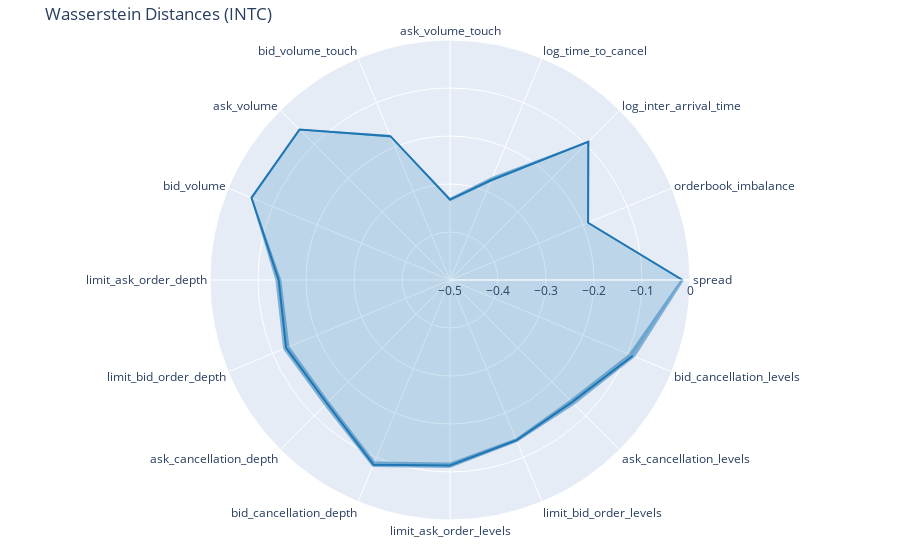

Notebook cell for this chart:
### Code cell
import plotly.graph_objects as go

labels = list(scores.keys())
# pal = sns.color_palette("rocket", len(scores))
losses = np.array([s['wasserstein'][0]for s in scores.values()])
cis = np.array([s['wasserstein'][1]for s in scores.values()]).T

fig = go.Figure()

fig.add_trace(go.Scatterpolar(
    r=-losses,
    theta=labels,
    mode='lines',
    fill='toself',
    fillcolor='rgba(31, 119, 180, 0.2)',  # Set opacity to 0.5
    name='CI upper',
    line=dict(color='rgba(31, 119, 180, 1)'),
))
fig.add_trace(go.Scatterpolar(
    r=-cis[0],
    theta=labels,
    mode='lines',  # Add this line to remove markers
    name='CI lower',
    line=dict(color='rgba(31, 119, 180, 0.2)', width=0),
    # fill='tonext',
))
fig.add_trace(go.Scatterpolar(
    r=-cis[1],
    theta=labels,
    mode='lines',  # Add this line to remove markers
    fill='tonext',
    fillcolor='rgba(31, 119, 180, 0.5)',
    name='CI upper',
    line=dict(color='rgb(31, 119, 180)', width=0),
))

fig.update_layout(
  polar=dict(
    radialaxis=dict(
      visible=True,
      range=[-0.5, 0]
    )),
  showlegend=False,
  title=f'Wasserstein Distances ({stock})',
  margin=dict(l=20, r=20, t=40, b=40),
)

fig.write_image(f"images/wasserstein_comparison_{stock}.png")
fig.show()

### Figure 1 — Plotly figure (JSON) as saved in the notebook; plotly's stock layout.template omitted (floating-point values rounded to 4 significant figures)
{"data": [{"fill": "toself", "fillcolor": "rgba(31, 119, 180, 0.2)", "line": {"color": "rgba(31, 119, 180, 1)"}, "mode": "lines", "name": "CI upper", "r": [-0.01548, -0.1886, -0.09265, -0.2745, -0.3326, -0.1756, -0.05666, -0.05234, -0.143, -0.1304, -0.1368, -0.08356, -0.1137, -0.1386, -0.1402, -0.08779], "theta": ["spread", "orderbook_imbalance", "log_inter_arrival_time", "log_time_to_cancel", "ask_volume_touch", "bid_volume_touch", "ask_volume", "bid_volume", "limit_ask_order_depth", "limit_bid_order_depth", "ask_cancellation_depth", "bid_cancellation_depth", "limit_ask_order_levels", "limit_bid_order_levels", "ask_cancellation_levels", "bid_cancellation_levels"], "type": "scatterpolar"}, {"line": {"color": "rgba(31, 119, 180, 0.2)", "width": 0}, "mode": "lines", "name": "CI lower", "r": [-0.01225, -0.1865, -0.08973, -0.2667, -0.3285, -0.1723, -0.05483, -0.05067, -0.1363, -0.1237, -0.13, -0.07839, -0.1081, -0.1347, -0.133, -0.0825], "theta": ["spread", "orderbook_imbalance", "log_inter_arrival_time", "log_time_to_cancel", "ask_volume_touch", "bid_volume_touch", "ask_volume", "bid_volume", "limit_ask_order_depth", "limit_bid_order_depth", "ask_cancellation_depth", "bid_cancellation_depth", "limit_ask_order_levels", "limit_bid_order_levels", "ask_cancellation_levels", "bid_cancellation_levels"], "type": "scatterpolar"}, {"fill": "tonext", "fillcolor": "rgba(31, 119, 180, 0.5)", "line": {"color": "rgb(31, 119, 180)", "width": 0}, "mode": "lines", "name": "CI upper", "r": [-0.0198, -0.1904, -0.0949, -0.2792, -0.336, -0.1785, -0.05904, -0.05481, -0.1486, -0.138, -0.143, -0.09068, -0.1197, -0.1423, -0.1468, -0.09664], "theta": ["spread", "orderbook_imbalance", "log_inter_arrival_time", "log_time_to_cancel", "ask_volume_touch", "bid_volume_touch", "ask_volume", "bid_volume", "limit_ask_order_depth", "limit_bid_order_depth", "ask_cancellation_depth", "bid_cancellation_depth", "limit_ask_order_levels", "limit_bid_order_levels", "ask_cancellation_levels", "bid_cancellation_levels"], "type": "scatterpolar"}], "layout": {"margin": {"b": 40, "l": 20, "r": 20, "t": 40}, "polar": {"radialaxis": {"range": [-0.5, 0], "visible": true}}, "showlegend": false, "title": {"text": "Wasserstein Distances (INTC)"}}}
